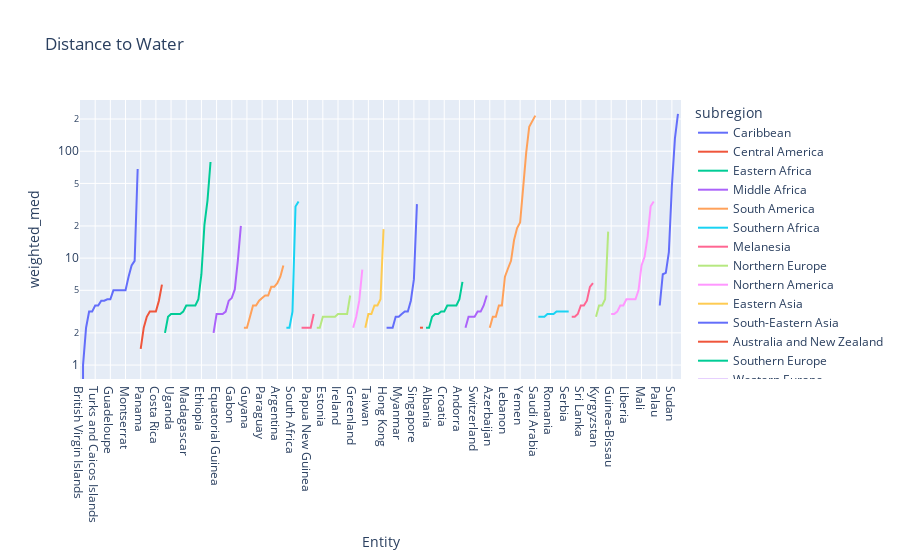

Notebook code cell kept with this figure:
### Markdown cell above
Above graph is the money shot. NMeed to fix bubble sizes, maybe add labels

### Code cell
#sort the countries by distance to water, plot the results
df_countries.sort_values(by="weighted_med", inplace=True)
# add log scale
px.line(df_countries, x="Entity", y="weighted_med", color="subregion", title="Distance to Water", log_y=True)

### Figure 1 — Plotly figure (JSON) as saved in the notebook; plotly's stock layout.template omitted (floating-point values rounded to 4 significant figures)
{"data": [{"hovertemplate": "subregion=Caribbean<br>Entity=%{x}<br>weighted_med=%{y}<extra></extra>", "legendgroup": "Caribbean", "line": {"color": "#636efa", "dash": "solid"}, "marker": {"symbol": "circle"}, "mode": "lines", "name": "Caribbean", "orientation": "v", "showlegend": true, "type": "scatter", "x": ["British Virgin Islands", "Saint Martin (French part)", "Puerto Rico", "Dominican Republic", "Haiti", "Turks and Caicos Islands", "Bahamas", "Curacao", "Jamaica", "Cuba", "Guadeloupe", "Saint Vincent and the Grenadines", "Trinidad and Tobago", "Saint Lucia", "Martinique", "Montserrat", "Grenada", "Bonaire Sint Eustatius and Saba", "Saint Kitts and Nevis", "United States Virgin Islands"], "xaxis": "x", "y": [0, 1, 2.236, 3.162, 3.162, 3.606, 3.606, 4, 4, 4.123, 4.123, 5, 5, 5, 5, 5, 6.708, 8.544, 9.434, 68.18], "yaxis": "y"}, {"hovertemplate": "subregion=Central America<br>Entity=%{x}<br>weighted_med=%{y}<extra></extra>", "legendgroup": "Central America", "line": {"color": "#EF553B", "dash": "solid"}, "marker": {"symbol": "circle"}, "mode": "lines", "name": "Central America", "orientation": "v", "showlegend": true, "type": "scatter", "x": ["Panama", "Belize", "El Salvador", "Honduras", "Guatemala", "Costa Rica", "Nicaragua", "Mexico"], "xaxis": "x", "y": [1.414, 2.236, 2.828, 3.162, 3.162, 3.162, 4, 5.657], "yaxis": "y"}, {"hovertemplate": "subregion=Eastern Africa<br>Entity=%{x}<br>weighted_med=%{y}<extra></extra>", "legendgroup": "Eastern Africa", "line": {"color": "#00cc96", "dash": "solid"}, "marker": {"symbol": "circle"}, "mode": "lines", "name": "Eastern Africa", "orientation": "v", "showlegend": true, "type": "scatter", "x": ["Mauritius", "Malawi", "Uganda", "Zambia", "Tanzania", "Mozambique", "Burundi", "Madagascar", "Rwanda", "Reunion", "Zimbabwe", "Kenya", "Ethiopia", "Eritrea", "Djibouti", "Somalia"], "xaxis": "x", "y": [2, 2.828, 3, 3, 3, 3, 3.162, 3.606, 3.606, 3.606, 3.606, 4.123, 7.071, 20.62, 34.54, 79.31], "yaxis": "y"}, {"hovertemplate": "subregion=Middle Africa<br>Entity=%{x}<br>weighted_med=%{y}<extra></extra>", "legendgroup": "Middle Africa", "line": {"color": "#ab63fa", "dash": "solid"}, "marker": {"symbol": "circle"}, "mode": "lines", "name": "Middle Africa", "orientation": "v", "showlegend": true, "type": "scatter", "x": ["Congo", "Equatorial Guinea", "Central African Republic", "Democratic Republic of Congo", "Cameroon", "Angola", "Gabon", "Sao Tome and Principe", "South Sudan", "Chad"], "xaxis": "x", "y": [2, 3, 3, 3, 3.162, 4, 4.243, 5.099, 9.487, 20], "yaxis": "y"}, {"hovertemplate": "subregion=South America<br>Entity=%{x}<br>weighted_med=%{y}<extra></extra>", "legendgroup": "South America", "line": {"color": "#FFA15A", "dash": "solid"}, "marker": {"symbol": "circle"}, "mode": "lines", "name": "South America", "orientation": "v", "showlegend": true, "type": "scatter", "x": ["Suriname", "Guyana", "French Guiana", "Chile", "Colombia", "Ecuador", "Paraguay", "Brazil", "Peru", "Bolivia", "Venezuela", "Argentina", "Uruguay", "Falkland Islands"], "xaxis": "x", "y": [2.236, 2.236, 2.828, 3.606, 3.606, 4, 4.243, 4.472, 4.472, 5.385, 5.385, 5.831, 6.708, 8.544], "yaxis": "y"}, {"hovertemplate": "subregion=Southern Africa<br>Entity=%{x}<br>weighted_med=%{y}<extra></extra>", "legendgroup": "Southern Africa", "line": {"color": "#19d3f3", "dash": "solid"}, "marker": {"symbol": "circle"}, "mode": "lines", "name": "Southern Africa", "orientation": "v", "showlegend": true, "type": "scatter", "x": ["Eswatini", "Lesotho", "South Africa", "Namibia", "Botswana"], "xaxis": "x", "y": [2.236, 2.236, 3.162, 30.41, 33.94], "yaxis": "y"}, {"hovertemplate": "subregion=Melanesia<br>Entity=%{x}<br>weighted_med=%{y}<extra></extra>", "legendgroup": "Melanesia", "line": {"color": "#FF6692", "dash": "solid"}, "marker": {"symbol": "circle"}, "mode": "lines", "name": "Melanesia", "orientation": "v", "showlegend": true, "type": "scatter", "x": ["Fiji", "Solomon Islands", "Papua New Guinea", "New Caledonia", "Vanuatu"], "xaxis": "x", "y": [2.236, 2.236, 2.236, 2.236, 3], "yaxis": "y"}, {"hovertemplate": "subregion=Northern Europe<br>Entity=%{x}<br>weighted_med=%{y}<extra></extra>", "legendgroup": "Northern Europe", "line": {"color": "#B6E880", "dash": "solid"}, "marker": {"symbol": "circle"}, "mode": "lines", "name": "Northern Europe", "orientation": "v", "showlegend": true, "type": "scatter", "x": ["Sweden", "Norway", "Estonia", "Finland", "Isle of Man", "Lithuania", "United Kingdom", "Ireland", "Latvia", "Denmark", "Faeroe Islands", "Iceland"], "xaxis": "x", "y": [2.236, 2.236, 2.828, 2.828, 2.828, 2.828, 2.828, 3, 3, 3, 3, 4.472], "yaxis": "y"}, {"hovertemplate": "subregion=Northern America<br>Entity=%{x}<br>weighted_med=%{y}<extra></extra>", "legendgroup": "Northern America", "line": {"color": "#FF97FF", "dash": "solid"}, "marker": {"symbol": "circle"}, "mode": "lines", "name": "Northern America", "orientation": "v", "showlegend": true, "type": "scatter", "x": ["Greenland", "Canada", "United States", "Saint Pierre and Miquelon"], "xaxis": "x", "y": [2.236, 2.828, 4, 7.81], "yaxis": "y"}, {"hovertemplate": "subregion=Eastern Asia<br>Entity=%{x}<br>weighted_med=%{y}<extra></extra>", "legendgroup": "Eastern Asia", "line": {"color": "#FECB52", "dash": "solid"}, "marker": {"symbol": "circle"}, "mode": "lines", "name": "Eastern Asia", "orientation": "v", "showlegend": true, "type": "scatter", "x": ["Japan", "Taiwan", "China", "Mongolia", "North Korea", "South Korea", "Hong Kong"], "xaxis": "x", "y": [2.236, 3, 3, 3.606, 3.606, 4.123, 18.68], "yaxis": "y"}, {"hovertemplate": "subregion=South-Eastern Asia<br>Entity=%{x}<br>weighted_med=%{y}<extra></extra>", "legendgroup": "South-Eastern Asia", "line": {"color": "#636efa", "dash": "solid"}, "marker": {"symbol": "circle"}, "mode": "lines", "name": "South-Eastern Asia", "orientation": "v", "showlegend": true, "type": "scatter", "x": ["Philippines", "Brunei", "Vietnam", "Thailand", "Myanmar", "Laos", "Cambodia", "Malaysia", "Indonesia", "Singapore", "Timor"], "xaxis": "x", "y": [2.236, 2.236, 2.236, 2.828, 2.828, 3, 3.162, 3.162, 4, 6.325, 32.02], "yaxis": "y"}, {"hovertemplate": "subregion=Australia and New Zealand<br>Entity=%{x}<br>weighted_med=%{y}<extra></extra>", "legendgroup": "Australia and New Zealand", "line": {"color": "#EF553B", "dash": "solid"}, "marker": {"symbol": "circle"}, "mode": "lines", "name": "Australia and New Zealand", "orientation": "v", "showlegend": true, "type": "scatter", "x": ["New Zealand", "Australia"], "xaxis": "x", "y": [2.236, 2.236], "yaxis": "y"}, {"hovertemplate": "subregion=Southern Europe<br>Entity=%{x}<br>weighted_med=%{y}<extra></extra>", "legendgroup": "Southern Europe", "line": {"color": "#00cc96", "dash": "solid"}, "marker": {"symbol": "circle"}, "mode": "lines", "name": "Southern Europe", "orientation": "v", "showlegend": true, "type": "scatter", "x": ["Malta", "Albania", "Slovenia", "Italy", "North Macedonia", "Bosnia and Herzegovina", "Croatia", "Montenegro", "Cyprus", "Portugal", "Spain", "Andorra", "Greece"], "xaxis": "x", "y": [2.236, 2.236, 2.828, 3, 3, 3.162, 3.162, 3.606, 3.606, 3.606, 3.606, 4.123, 6], "yaxis": "y"}, {"hovertemplate": "subregion=Western Europe<br>Entity=%{x}<br>weighted_med=%{y}<extra></extra>", "legendgroup": "Western Europe", "line": {"color": "#ab63fa", "dash": "solid"}, "marker": {"symbol": "circle"}, "mode": "lines", "name": "Western Europe", "orientation": "v", "showlegend": true, "type": "scatter", "x": ["Netherlands", "France", "Austria", "Switzerland", "Belgium", "Germany", "Liechtenstein", "Luxembourg"], "xaxis": "x", "y": [2.236, 2.828, 2.828, 2.828, 3.162, 3.162, 3.606, 4.472], "yaxis": "y"}, {"hovertemplate": "subregion=Western Asia<br>Entity=%{x}<br>weighted_med=%{y}<extra></extra>", "legendgroup": "Western Asia", "line": {"color": "#FFA15A", "dash": "solid"}, "marker": {"symbol": "circle"}, "mode": "lines", "name": "Western Asia", "orientation": "v", "showlegend": true, "type": "scatter", "x": ["Azerbaijan", "Georgia", "Armenia", "Turkey", "Iraq", "Lebanon", "Syria", "Jordan", "Israel", "Palestine", "Yemen", "Oman", "Kuwait", "United Arab Emirates", "Qatar", "Saudi Arabia"], "xaxis": "x", "y": [2.236, 2.828, 2.828, 3.606, 3.606, 6.708, 8, 9.434, 14.76, 19.1, 21.59, 49.37, 96.83, 169.6, 192.3, 215.2], "yaxis": "y"}, {"hovertemplate": "subregion=Eastern Europe<br>Entity=%{x}<br>weighted_med=%{y}<extra></extra>", "legendgroup": "Eastern Europe", "line": {"color": "#19d3f3", "dash": "solid"}, "marker": {"symbol": "circle"}, "mode": "lines", "name": "Eastern Europe", "orientation": "v", "showlegend": true, "type": "scatter", "x": ["Slovakia", "Moldova", "Hungary", "Poland", "Romania", "Belarus", "Russia", "Ukraine", "Czechia", "Serbia", "Bulgaria"], "xaxis": "x", "y": [2.828, 2.828, 2.828, 3, 3, 3, 3.162, 3.162, 3.162, 3.162, 3.162], "yaxis": "y"}, {"hovertemplate": "subregion=Southern Asia<br>Entity=%{x}<br>weighted_med=%{y}<extra></extra>", "legendgroup": "Southern Asia", "line": {"color": "#FF6692", "dash": "solid"}, "marker": {"symbol": "circle"}, "mode": "lines", "name": "Southern Asia", "orientation": "v", "showlegend": true, "type": "scatter", "x": ["Nepal", "Bangladesh", "Pakistan", "Sri Lanka", "India", "Bhutan", "Iran", "Afghanistan"], "xaxis": "x", "y": [2.828, 2.828, 3, 3.606, 3.606, 4, 5.385, 5.831], "yaxis": "y"}, {"hovertemplate": "subregion=Central Asia<br>Entity=%{x}<br>weighted_med=%{y}<extra></extra>", "legendgroup": "Central Asia", "line": {"color": "#B6E880", "dash": "solid"}, "marker": {"symbol": "circle"}, "mode": "lines", "name": "Central Asia", "orientation": "v", "showlegend": true, "type": "scatter", "x": ["Kyrgyzstan", "Tajikistan", "Uzbekistan", "Kazakhstan", "Turkmenistan"], "xaxis": "x", "y": [2.828, 3.606, 3.606, 4.123, 17.69], "yaxis": "y"}, {"hovertemplate": "subregion=Western Africa<br>Entity=%{x}<br>weighted_med=%{y}<extra></extra>", "legendgroup": "Western Africa", "line": {"color": "#FF97FF", "dash": "solid"}, "marker": {"symbol": "circle"}, "mode": "lines", "name": "Western Africa", "orientation": "v", "showlegend": true, "type": "scatter", "x": ["Guinea-Bissau", "Sierra Leone", "Guinea", "Nigeria", "Togo", "Liberia", "Cote d'Ivoire", "Ghana", "Gambia", "Benin", "Mali", "Burkina Faso", "Senegal", "Mauritania", "Niger"], "xaxis": "x", "y": [3, 3, 3.162, 3.606, 3.606, 4.123, 4.123, 4.123, 4.123, 5, 8.544, 10.3, 15.81, 30.53, 33.84], "yaxis": "y"}, {"hovertemplate": "subregion=Micronesia<br>Entity=%{x}<br>weighted_med=%{y}<extra></extra>", "legendgroup": "Micronesia", "line": {"color": "#FECB52", "dash": "solid"}, "marker": {"symbol": "circle"}, "mode": "lines", "name": "Micronesia", "orientation": "v", "showlegend": true, "type": "scatter", "x": ["Palau"], "xaxis": "x", "y": [3.162], "yaxis": "y"}, {"hovertemplate": "subregion=Northern Africa<br>Entity=%{x}<br>weighted_med=%{y}<extra></extra>", "legendgroup": "Northern Africa", "line": {"color": "#636efa", "dash": "solid"}, "marker": {"symbol": "circle"}, "mode": "lines", "name": "Northern Africa", "orientation": "v", "showlegend": true, "type": "scatter", "x": ["Egypt", "Morocco", "Algeria", "Tunisia", "Sudan", "Western Sahara", "Libya"], "xaxis": "x", "y": [3.606, 7.071, 7.28, 11.4, 47.43, 132.0, 223.2], "yaxis": "y"}, {"hovertemplate": "subregion=Polynesia<br>Entity=%{x}<br>weighted_med=%{y}<extra></extra>", "legendgroup": "Polynesia", "line": {"color": "#EF553B", "dash": "solid"}, "marker": {"symbol": "circle"}, "mode": "lines", "name": "Polynesia", "orientation": "v", "showlegend": true, "type": "scatter", "x": ["Samoa"], "xaxis": "x", "y": [6.708], "yaxis": "y"}], "layout": {"legend": {"title": {"text": "subregion"}, "tracegroupgap": 0}, "title": {"text": "Distance to Water"}, "xaxis": {"anchor": "y", "domain": [0, 1], "title": {"text": "Entity"}}, "yaxis": {"anchor": "x", "domain": [0, 1], "title": {"text": "weighted_med"}, "type": "log"}}}
